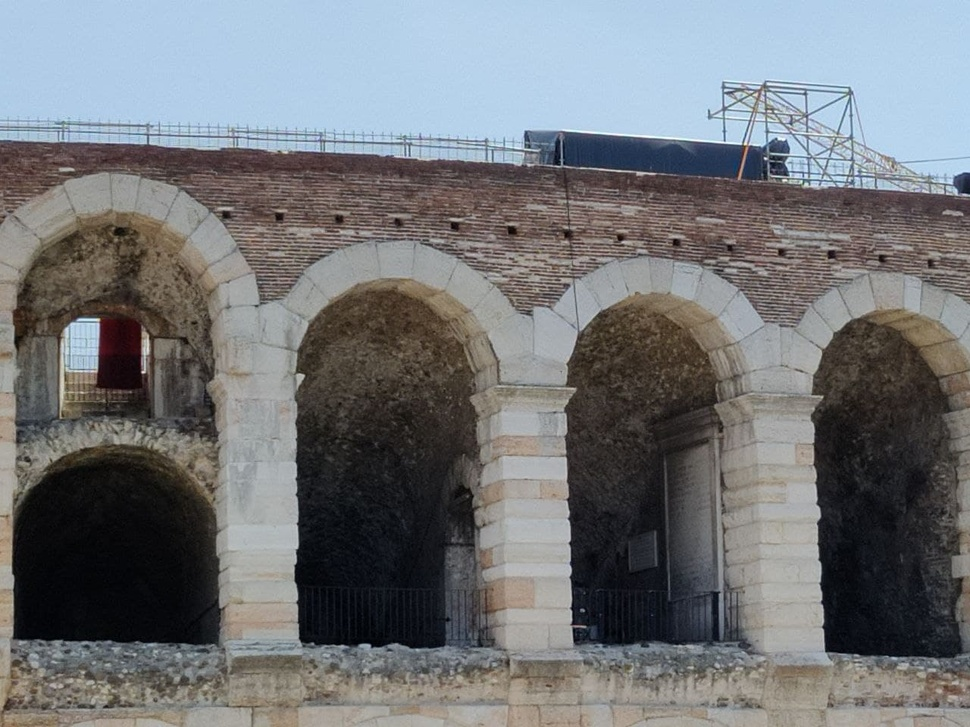
#> input picture images/arena/source_images/10.jpg, 970 x 727 px, shrunk from 1280 x 960 before the run
$ python automatic2dmosaicing.py
#> lines starting #> are read from the running program, lines starting #| are printed output that depends on the picture; after the words box and inside, x2 and y2 are one past the last pixel; in counts of white or black regions, pixels touching at a corner belong together
import cv2 as cv
import sys
import numpy as np
from imutils import paths
import matplotlib.pyplot as plt
from scipy.ndimage.morphology import distance_transform_edt
import os
from tqdm import tqdm

def goodMatches(ref_des, des, matcher):
    '''

    :param ref_des: reference descriptors of reference image ref_img
    :param des: descriptors of image img
    :param matcher: matcher use to compute near points between ref_img and img
    :return: good found matches
    '''
    # compute the matches and keep 2 nearest neighbour
    matches = matcher.knnMatch(des, ref_des, k=2)

    # store all the good matches as per Lowe's ratio test.
    good = []
    for m, n in matches:
        if m.distance < 0.7 * n.distance:
            good.append(m)
    return good

def createFrame(ref_img, img):
    '''

    Make a border around the ref_img equal to the shape of img. We use this as a frame where we paste the warped img.

    :param ref_img: reference image
    :param img: image with which we want to make the stitching
    :return: new ref_img
    '''
    top = int(img.shape[0])
    bottom = top
    right = int(img.shape[1])
    left = right

    ref_img = cv.copyMakeBorder(ref_img, top, bottom, left, right, cv.BORDER_CONSTANT, None, 0)
    return ref_img

def blending(I1, I2):

    '''

    :param I1: first image with which we do the blending
    :param I2: second image with which we do the blending
    :return: Blended image

     WEIGHTENED BLENDING:
     I_blended = (I1 * w1 + I2 * w2)/(w1 + w2)

     For us I1 = ref_img, I2 = warped_img
     distance_transform_edt gives more weight to the px in the centre of the image and less on the borders.
     Link: https://www.youtube.com/watch?v=D9rAOAL12SY

    '''

    w1 = distance_transform_edt(I1) # This command correspond to the bwdist() in MATLAB
    w1 = np.divide(w1, np.max(w1))
    w2 = distance_transform_edt(I2)
    w2 = np.divide(w2, np.max(w2))

    # STITCHING THE TWO IMAGES
    I_blended = np.add(np.multiply(I1, w1), np.multiply(I2, w2))
    w_tot = w1 + w2
    I_blended = np.divide(I_blended, w_tot, out=np.zeros_like(I_blended), where=w_tot != 0).astype("uint8")
    return I_blended

def cropping(img):
    '''

    :param img: image where we delete the black background
    :return: image without black background
    '''
    gray = cv.cvtColor(img, cv.COLOR_BGR2GRAY)
    _, thresh = cv.threshold(gray, 1, 255, cv.THRESH_BINARY)
    contours, hierarchy = cv.findContours(thresh, cv.RETR_EXTERNAL, cv.CHAIN_APPROX_SIMPLE)
    cnt = contours[0]
    x, y, w, h = cv.boundingRect(cnt)
    crop = img[y:y + h, x:x + w]
    return crop

def main():
    '''
    ALGORITHM : Planar panoramic mosaicing (page 206-207 of Multiple View Geometry for Computer Vision (2nd edition))
     1) Choose one image of the set as a reference
     2) Compute the homography H which maps one of the other images of the set to this reference image
     3) Projectively warp the image with this homography, and augment the reference image with the non-overlapping part of
        warped image
     4) Repeat the last two steps for the remaining images of the set.

     NOTE: compute the homographies by RANSAC (we need at least 4 corresponding points but we impose 50 to avoid matching with wrong images)
    '''

    # BEGIN SET-UP

    # folder where we have our test images
    SRC_IMAGES_FOLDER = "images"

    # folders where we keep test images for folder images and where we keep results for mosaicing folder
    SRC_TEST = ["room1",  # 0
                "bridge",  # 1
                "building_site",  # 2
                "big_house",  # 3
                "river",  # 4
                "roof",  # 5
                "not_common",  # 6
                "carmel",  # 7
                "golden_gate",  # 8
                "halfdome",  # 9
                "diamondhead",  # 10
                "fishbowl",  # 11
                "shangai",  # 12
                "yard",  # 13
                "rio",  # 14
                "office",  # 15
                "hotel",  # 16
                "alpe_siusi"]  # 17

    # selected test folder. It is the folder with the images for the stitching
    # and also it is the folder where we store the results
    CONSIDERED = SRC_TEST[17]

    # folder where we keep the results
    SRC_TEST = "source_images"
    DST_MOSAICING_FOLDER = "mosaicing"

    # folder in which we have the features points of our tested images
    DST_SIFT_FOLDER = "sift"

    SAVE_PATH = os.path.join(SRC_IMAGES_FOLDER, CONSIDERED)
    SRC_IMAGES = os.path.join(SAVE_PATH, SRC_TEST)
    SAVE_MOSAICING = os.path.join(SAVE_PATH, DST_MOSAICING_FOLDER)
    SAVE_SIFT = os.path.join(SAVE_PATH, DST_SIFT_FOLDER)

    os.makedirs(SAVE_PATH, exist_ok=True)
    os.makedirs(SAVE_MOSAICING, exist_ok=True)
    os.makedirs(SAVE_SIFT, exist_ok=True)

    # -- END SET-UP

    # Read the images

    print("[INFO] loading images...")
    imagePaths = sorted(list(paths.list_images(f"{SRC_IMAGES}"))) # for example load all paths from: images/test_1
    images = []

    # For every given path we read the corresponding image and we put it in the list of images
    for path in imagePaths:
        img = cv.imread(path)
#> img is the input picture: shape (727, 970, 3); mean B, G, R 119.1, 116.4, 114.1
        images.append(img)

    # this means that we don't read images
    if len(images) == 0:
        print("[INFO] No image to read!")
        sys.exit()

    print("[INFO] Finish to read the images")

    # compute the salient points with the SIFT method for every image

    sift = cv.SIFT_create()
    points = []

    for i, img in enumerate(images):
        gray = cv.cvtColor(img, cv.COLOR_BGR2GRAY)
        kp, des = sift.detectAndCompute(gray, None)
        gray = cv.drawKeypoints(gray, kp, gray, cv.DRAW_MATCHES_FLAGS_DRAW_RICH_KEYPOINTS)
        cv.imwrite(f"{SAVE_SIFT}/gray_{i+1}.jpg", gray)
        points.append((kp, des))
#> this loop made 2 passes
#> pass 1, in main, `gray = cv.cvtColor(img, cv.COLOR_BGR2GRAY)`:
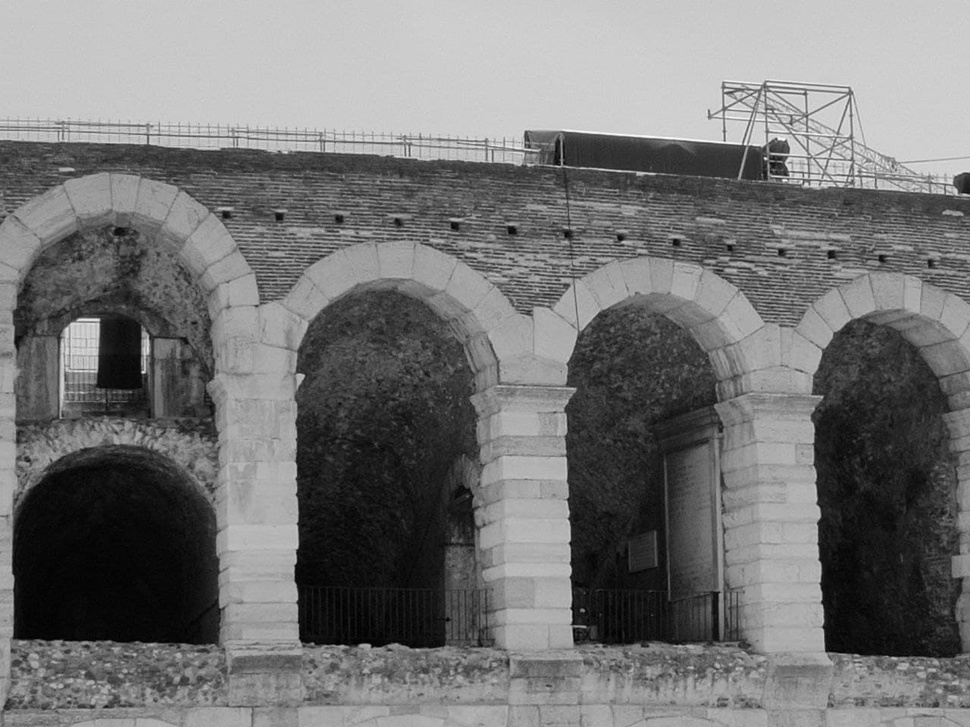
#> gray: shape (727, 970); min 0, max 252, mean 116
#> pass 2, in main, `gray = cv.drawKeypoints(gray, kp, gray, cv.DRAW_MATCHES_FLAGS_DRAW_RIC..`:
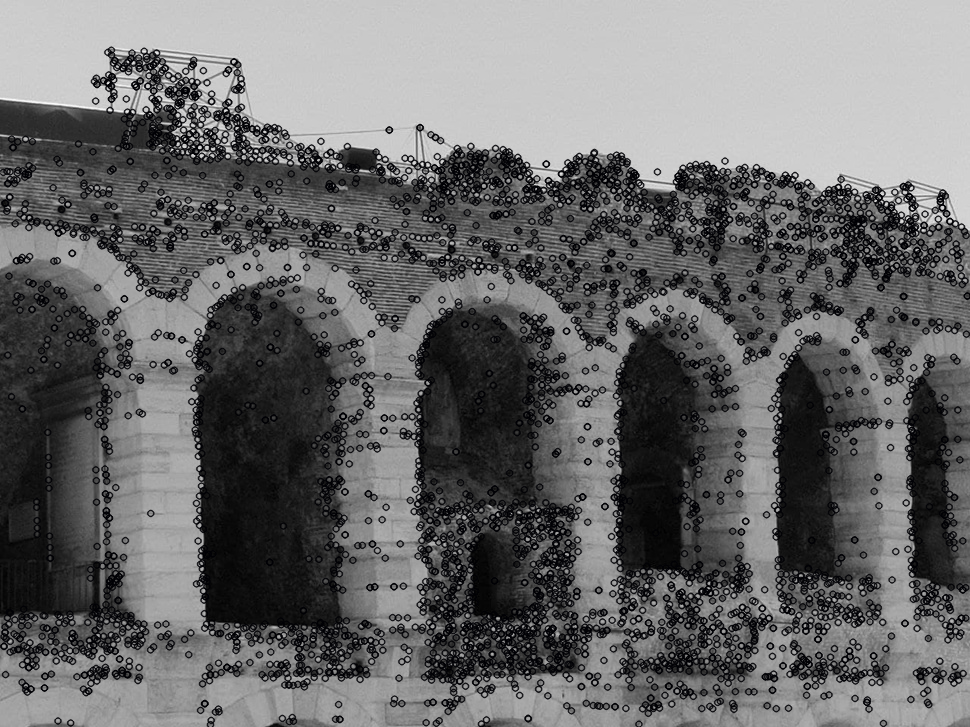
#> gray: shape (727, 970, 3); mean of channels 0, 1, 2 106.3, 105.8, 105.8; drawn as B, G, R
#> after the loop, points = 2 items

    print("[INFO] SIFT computed for every image in the list")

    # I take the first image as a reference for the matching with the others
    first = 0  #  (len(images)-1)//2
    ref_img = images.pop(first)
    del points[first]

    # we use this to compute the matches between pair of images
    FLANN_INDEX_KDTREE = 1
    index_params = dict(algorithm=FLANN_INDEX_KDTREE, trees=2)
    search_params = dict() #  dict(checks=500)
    flann = cv.FlannBasedMatcher(index_params, search_params)

    # we want a minimum of 4 number of matching points to estimate the homography
    # we want also enough points to discriminate an image from one that isn't a representation of the same scene, this is why we choose a greater number than 4,
    # 50 in our case.

    MIN_MATCH_COUNT = 10

    print("[INFO] Working on the stitching...")

    while len(images) > 0:

        max_matching = []
        best_params = {}

        print("[INFO] Searching the image with the large number of correspondencies...")

        for i in tqdm(range(len(images))):

            img = images[i]
            (kp, des) = points[i]


            ref_img = createFrame(ref_img, img)  # create a frame where we put the ref_img
            gray = cv.cvtColor(ref_img, cv.COLOR_BGR2GRAY)
            (ref_kp, ref_des) = sift.detectAndCompute(gray, None)

            if len(ref_kp) >= 2:
                matches = goodMatches(ref_des=ref_des, des=des, matcher=flann)
                if len(max_matching) < len(matches):
                    max_matching = matches
                    best_params = {
                        "matches" : max_matching,
                        "ref_kp" : ref_kp,
                        "ref_des" : ref_des,
                        "idx" : i,
                        "ref_img" : ref_img
                    }
            else:
                print("[WARNING] Reference image has not enough keypoints")
                sys.exit()
            ref_img = cropping(ref_img)
#> this loop made 1 pass
#> (top in createFrame, bottom in createFrame, right in createFrame, left in createFrame, matches, max_matching, cnt in cropping, x in cropping) on pass 1: (727, 727, 970, 970, 646 matches, 646 matches, [[970, 727], [970, 1453], [1939, 1453], [1939, 727]], 970)
#> pass 1, in main, `gray = cv.cvtColor(ref_img, cv.COLOR_BGR2GRAY)`:
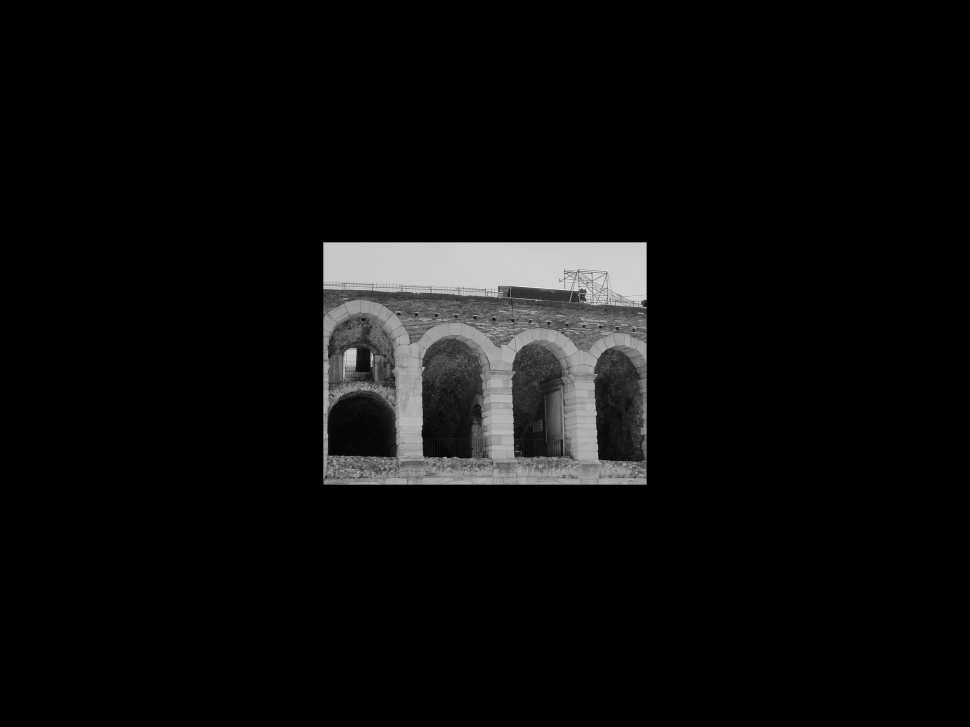
#> gray: shape (2181, 2910) (shown at 1/3 size); min 0, max 252, mean 12.9
#> pass 1, in cropping, `_, thresh = cv.threshold(gray, 1, 255, cv.THRESH_BINARY)`:
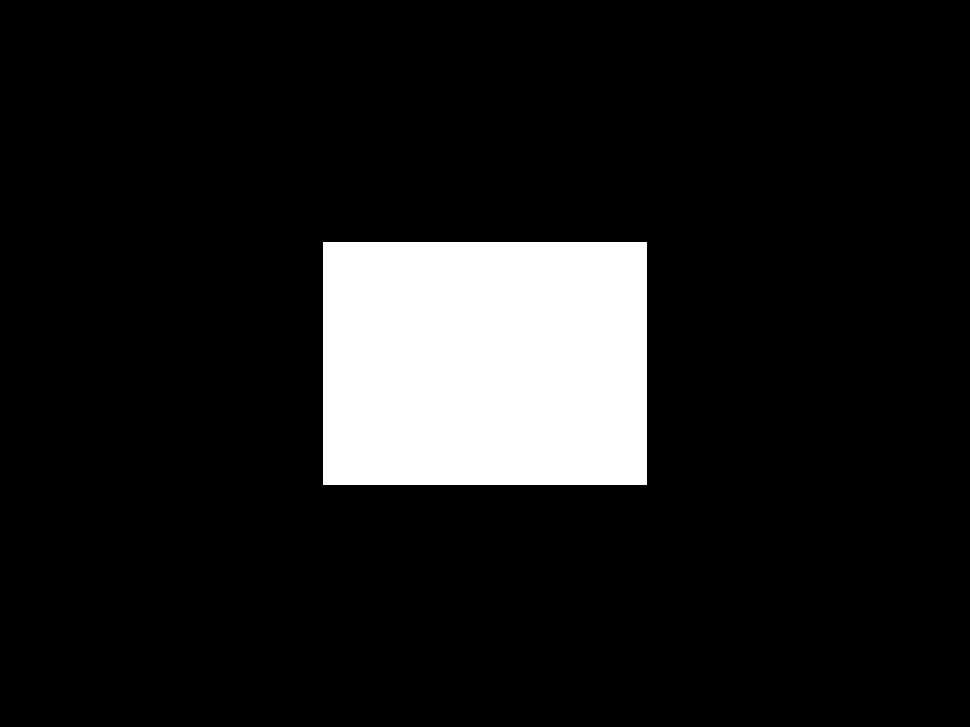
#> thresh: shape (2181, 2910) (shown at 1/3 size); 11.1% white; 1 white region, box (x1, y1, x2, y2) and area: (970, 727, 1940, 1454) 705094
#> after the loop, best_params = 5 items

        ref_img = best_params["ref_img"]
        (ref_kp, ref_des) = (best_params["ref_kp"], best_params["ref_des"])
        i = best_params["idx"]
#> i = 0
        # (kp, des) = (best_params["kp"], best_params["des"])
        matches = best_params["matches"]
        width = ref_img.shape[1]
#> width = 2910
        height = ref_img.shape[0]
#> height = 2181

        print(f"[INFO] Number of good matches: {len(matches)}")
#| [INFO] Number of good matches: 646

        if len(matches) >= MIN_MATCH_COUNT:
            img = images.pop(i)
            (kp, des) = points.pop(i)
            print(f"[INFO] Match between reference and image_{i} found...")
#> (printed output is left out)
            src_pts = np.float32([kp[m.queryIdx].pt for m in matches]).reshape(-1,1,2) # source points -> where I am
#> src_pts = 646 rows, first 8: [5.55, 638.1], [6.3, 210.9], [6.91, 207.7], [7.28, 354.7], [8.52, 275.6], [9.75, 641], [11.12, 138.6], [16.09, 260.3]
            dst_pts = np.float32([ref_kp[m.trainIdx].pt for m in matches]).reshape(-1,1,2) # destination points -> where I want to be
#> dst_pts = 646 rows, first 8: [1597.7, 1394.1], [1592.4, 972.1], [1593, 969], [1595, 1114.3], [1595.6, 1035.8], [1601.5, 1397], [1596.4, 900.6], [1602.4, 1020.6]
            # compute the homography
            H, _ = cv.findHomography(src_pts, dst_pts, cv.RANSAC, 5.0)
#> H = [[0.856, 0.00863, 1583.5], [-0.0942, 0.983, 764.4], [-7.35e-05, -2.56e-06, 1]]
            print("[INFO] warping...")

            warped_img = cv.warpPerspective(img, H, (width, height))
            plt.title("Warping image"), plt.imshow(warped_img), plt.show()
            no_blend = cv.add(ref_img, warped_img)
            plt.title("Result without blending"), plt.imshow(no_blend), plt.show()
            print("[INFO] blending...")
            # If we are sure that the lighting is preserve in all the pictures, we could also use this sentence
            # ref_img = np.where(ref_img == 0, warped_img, ref_img)
            ref_img = blending(ref_img, warped_img)
#> in blending, `w_tot = w1 + w2`:
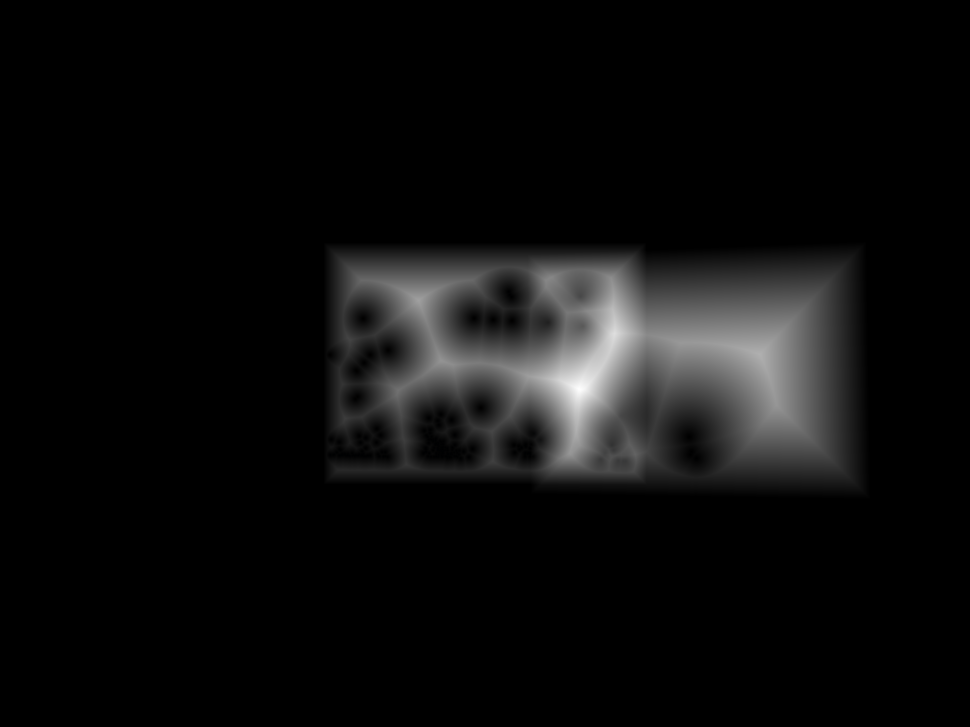
#> w_tot: shape (2181, 2910, 3) float64 (shown at 1/3 size); mean of channels 0, 1, 2 0.0756, 0.0756, 0.0756; drawn with min black and max white
            ref_img = cropping(ref_img)
#> in cropping (call 2), `_, thresh = cv.threshold(gray, 1, 255, cv.THRESH_BINARY)`:
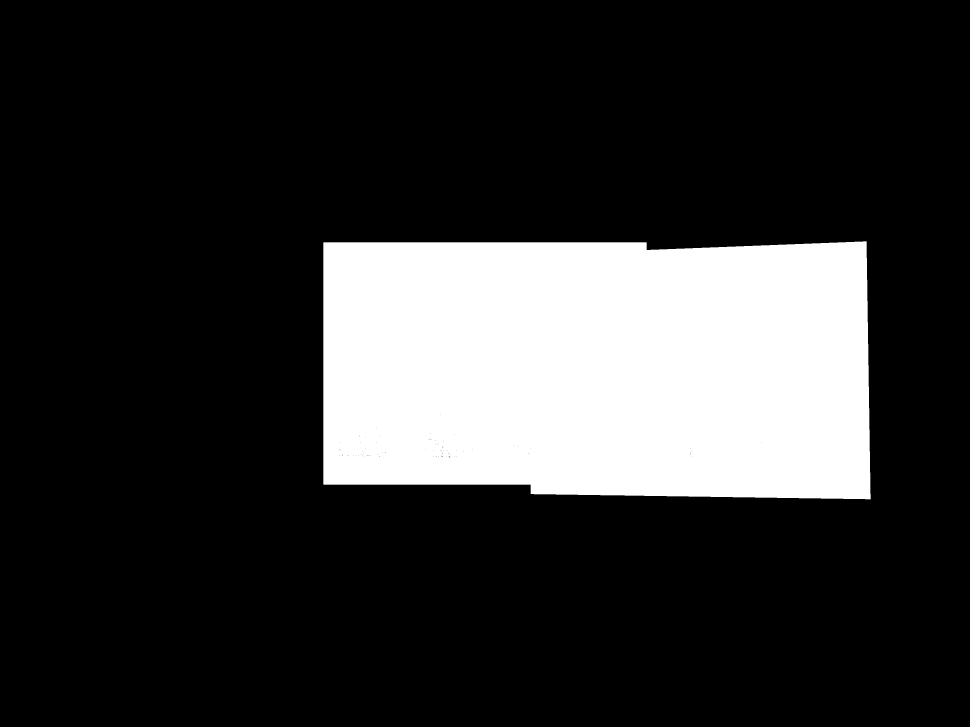
#> thresh: shape (2181, 2910) (shown at 1/3 size); 19.2% white; 1 white region
#> in cropping (call 2), `contours, hierarchy = cv.findContours(thresh, cv.RETR_EXTERNAL, cv.CHA..`: contours = 1 contour; box (x1, y1, x2, y2) and area: (970, 724, 2612, 1498) 1216658
#> in cropping (call 2), `cnt = contours[0]`: cnt = contour of 118 points, box (x1, y1, x2, y2) (970, 724, 2612, 1498), area 1216658
#> in cropping (call 2), `x, y, w, h = cv.boundingRect(cnt)`: y = 724; w = 1642; h = 774
#> in cropping (call 2), `crop = img[y:y + h, x:x + w]`:
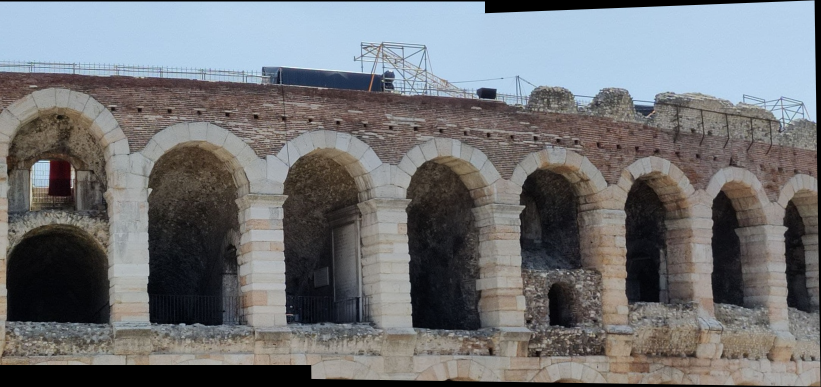
#> crop: shape (774, 1642, 3) (shown at 1/2 size); mean of channels 0, 1, 2 117.4, 115, 113.5; drawn as B, G, R
            cv.imwrite(f"{SAVE_MOSAICING}/final_result.jpg", ref_img)
            print("[INFO] blending finished...")
            plt.title("Result after the blending"),plt.imshow(ref_img), plt.savefig(f"{SAVE_MOSAICING}/mosaicing_{i}.jpg"), plt.show()

        else:
            print(f"[WARNING] not enough matches found for image_{i}")
            break


if __name__ == "__main__":
    main()
